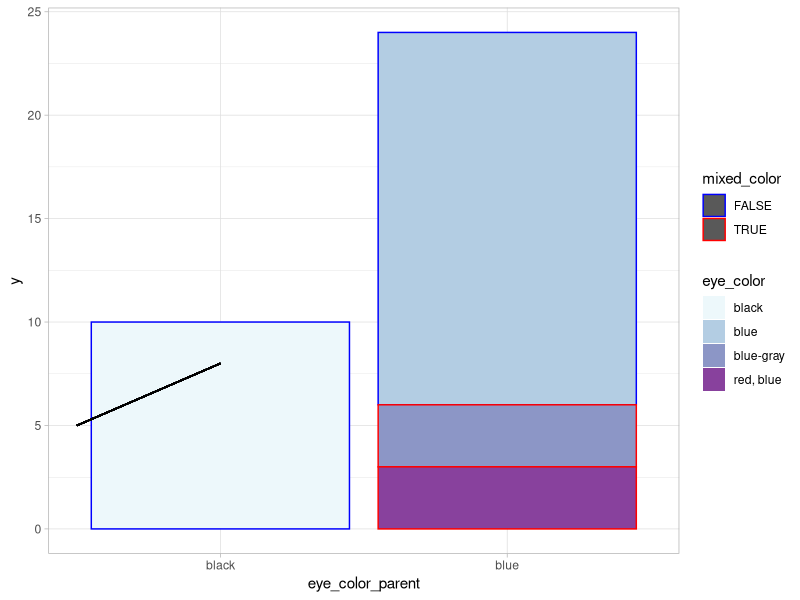
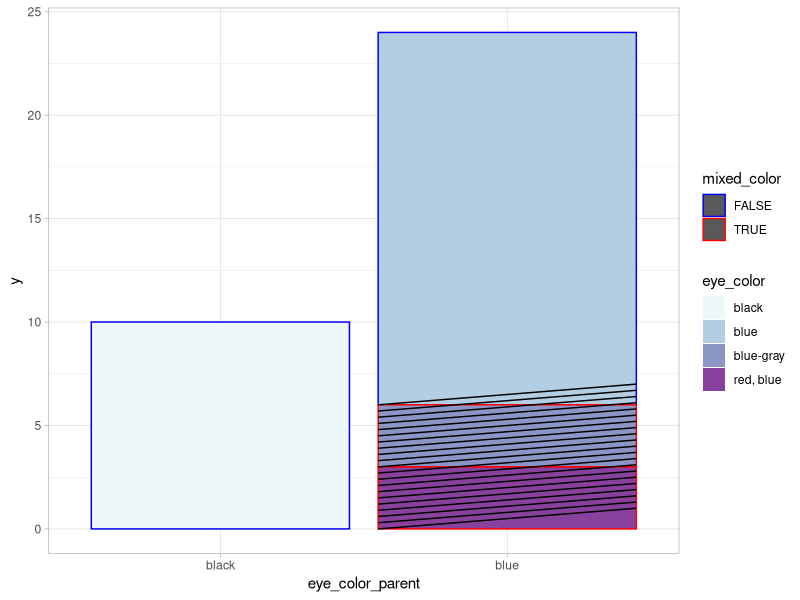

R code for these plots, in order:

# Goal is to add crosshatches to only eye_color_parent == "blue" where mixed_color == FALSE

library(tidyverse)

raw <- starwars

# Make groups a bit more even
raw[1:2, ]$eye_color <- "red, blue"
raw[4:5, ]$eye_color <- "blue-gray"

dat <-
  raw %>%
  drop_na(eye_color) %>%
  filter(eye_color %in% c("black", "blue", "blue-gray", "red, blue")) %>%
  mutate(
    eye_color_parent =
      case_when(
        str_detect(eye_color, "blue") ~ "blue",
        TRUE ~ eye_color
      ),
    mixed_color =
      case_when(
        str_detect(eye_color, "[-,]") ~ TRUE,
        TRUE ~ FALSE
      )
  ) %>%
  select(name, eye_color, eye_color_parent, mixed_color)

layers <-
  list(
    geom_bar(aes(eye_color_parent, fill = eye_color, color = mixed_color)),
    theme_light(),
    scale_color_manual(values = c("blue", "red")),
    scale_fill_brewer(palette = 3)
  )

(plt <-
  dat %>%
  ggplot() +
  layers +
  geom_segment(aes(x = 0.5, y = 5, xend = 1, yend = 8)) # Random geom_segment to get template
)

# Dump the underlying plot data
plt_dat <-
  plt %>%
  ggplot_build()

# Check out data
plt_dat$data

# Create segments
seg_sep <- 0.3 

seg_seq_start <-
  plt_dat$data[[1]] %>%
  filter(colour == "blue") %>%
  arrange(ymin) %>% 
  pull(ymin) %>% 
  first()

seg_seq_end <-
  plt_dat$data[[1]] %>%
  filter(colour == "red") %>%
  arrange(desc(y)) %>%
  slice(1) %>%
  pull(y)

seg_seq_1 <- seq(seg_seq_start, seg_seq_end, by = seg_sep)
seg_seq_2 <- seq(seg_seq_start + 1, seg_seq_end + 1, by = seg_sep)

segs <-
  tibble(
    colour = "black",
    x = 1.55,
    xend = 2.45,
    y = seg_seq_1,
    yend = seg_seq_2,
    PANEL = 1,
    group = -1,
    size = 0.5,
    linetype = 1,
    alpha = NA
  )

# Replace our throwaway segment with segs
plt_dat$data[[2]] <- segs

# Get new plot
ggplot_gtable(plt_dat) %>%
  plot()

